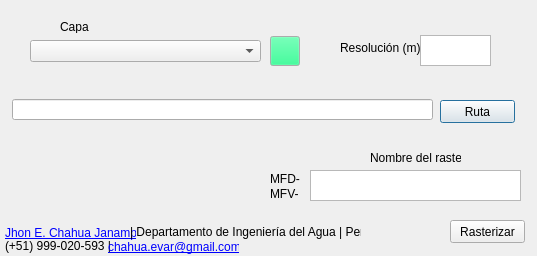
<?xml version="1.0" encoding="UTF-8"?>
<ui version="4.0">
 <class>Infoworks2rasterDialogBase</class>
 <widget class="QDialog" name="Infoworks2rasterDialogBase">
  <property name="enabled">
   <bool>true</bool>
  </property>
  <property name="geometry">
   <rect>
    <x>0</x>
    <y>0</y>
    <width>537</width>
    <height>256</height>
   </rect>
  </property>
  <property name="sizePolicy">
   <sizepolicy hsizetype="Ignored" vsizetype="Ignored">
    <horstretch>0</horstretch>
    <verstretch>0</verstretch>
   </sizepolicy>
  </property>
  <property name="cursor">
   <cursorShape>ArrowCursor</cursorShape>
  </property>
  <property name="windowTitle">
   <string>Rasterizar resultados Infoworks ICM</string>
  </property>
  <property name="windowIcon">
   <iconset>
    <normaloff>icon.png</normaloff>icon.png</iconset>
  </property>
  <property name="autoFillBackground">
   <bool>true</bool>
  </property>
  <property name="inputMethodHints">
   <set>Qt::ImhHiddenText</set>
  </property>
  <widget class="QComboBox" name="cmbLayers">
   <property name="geometry">
    <rect>
     <x>30</x>
     <y>40</y>
     <width>231</width>
     <height>22</height>
    </rect>
   </property>
  </widget>
  <widget class="QTextEdit" name="Resolucion">
   <property name="geometry">
    <rect>
     <x>420</x>
     <y>35</y>
     <width>71</width>
     <height>31</height>
    </rect>
   </property>
  </widget>
  <widget class="QTextEdit" name="Nombre">
   <property name="geometry">
    <rect>
     <x>310</x>
     <y>170</y>
     <width>211</width>
     <height>31</height>
    </rect>
   </property>
  </widget>
  <widget class="QPushButton" name="btnRuta">
   <property name="geometry">
    <rect>
     <x>440</x>
     <y>100</y>
     <width>75</width>
     <height>23</height>
    </rect>
   </property>
   <property name="text">
    <string>Ruta</string>
   </property>
  </widget>
  <widget class="QLabel" name="label">
   <property name="geometry">
    <rect>
     <x>60</x>
     <y>20</y>
     <width>47</width>
     <height>13</height>
    </rect>
   </property>
   <property name="text">
    <string>Capa</string>
   </property>
  </widget>
  <widget class="QLabel" name="label_2">
   <property name="geometry">
    <rect>
     <x>340</x>
     <y>40</y>
     <width>81</width>
     <height>16</height>
    </rect>
   </property>
   <property name="text">
    <string>Resolución (m):</string>
   </property>
  </widget>
  <widget class="QLabel" name="label_3">
   <property name="geometry">
    <rect>
     <x>370</x>
     <y>150</y>
     <width>91</width>
     <height>16</height>
    </rect>
   </property>
   <property name="text">
    <string>Nombre del raster</string>
   </property>
  </widget>
  <widget class="QLabel" name="label_4">
   <property name="geometry">
    <rect>
     <x>270</x>
     <y>168</y>
     <width>31</width>
     <height>21</height>
    </rect>
   </property>
   <property name="text">
    <string>MFD-</string>
   </property>
  </widget>
  <widget class="QLabel" name="label_5">
   <property name="geometry">
    <rect>
     <x>270</x>
     <y>183</y>
     <width>31</width>
     <height>21</height>
    </rect>
   </property>
   <property name="text">
    <string>MFV-</string>
   </property>
  </widget>
  <widget class="QPushButton" name="btnRasterizar">
   <property name="geometry">
    <rect>
     <x>450</x>
     <y>220</y>
     <width>75</width>
     <height>23</height>
    </rect>
   </property>
   <property name="text">
    <string>Rasterizar</string>
   </property>
  </widget>
  <widget class="QLabel" name="label_6">
   <property name="geometry">
    <rect>
     <x>5</x>
     <y>150</y>
     <width>71</width>
     <height>71</height>
    </rect>
   </property>
   <property name="autoFillBackground">
    <bool>true</bool>
   </property>
   <property name="text">
    <string/>
   </property>
   <property name="pixmap">
    <pixmap>log_typsa.jpg</pixmap>
   </property>
   <property name="scaledContents">
    <bool>true</bool>
   </property>
   <property name="wordWrap">
    <bool>true</bool>
   </property>
  </widget>
  <widget class="QLabel" name="label_7">
   <property name="geometry">
    <rect>
     <x>5</x>
     <y>225</y>
     <width>131</width>
     <height>16</height>
    </rect>
   </property>
   <property name="font">
    <font>
     <weight>50</weight>
     <bold>false</bold>
    </font>
   </property>
   <property name="text">
    <string>&lt;html&gt;&lt;head/&gt;&lt;body&gt;&lt;p&gt;&lt;a href=&quot;https://wa.me/51999020593&quot;&gt;&lt;span style=&quot; color:#0000ff;&quot;&gt;Jhon E. Chahua Janampa&lt;/span&gt;&lt;/a&gt;&lt;/p&gt;&lt;/body&gt;&lt;/html&gt;</string>
   </property>
   <property name="openExternalLinks">
    <bool>true</bool>
   </property>
  </widget>
  <widget class="QLabel" name="label_8">
   <property name="geometry">
    <rect>
     <x>5</x>
     <y>238</y>
     <width>111</width>
     <height>16</height>
    </rect>
   </property>
   <property name="font">
    <font>
     <weight>50</weight>
     <bold>false</bold>
    </font>
   </property>
   <property name="text">
    <string>(+51) 999-020-593 | </string>
   </property>
  </widget>
  <widget class="QLabel" name="label_9">
   <property name="geometry">
    <rect>
     <x>108</x>
     <y>239</y>
     <width>131</width>
     <height>16</height>
    </rect>
   </property>
   <property name="font">
    <font>
     <weight>50</weight>
     <bold>false</bold>
    </font>
   </property>
   <property name="text">
    <string>&lt;a href=&quot;mailto:chahua.evar@gmail.com&quot;&gt;chahua.evar@gmail.com&lt;/a&gt;</string>
   </property>
   <property name="openExternalLinks">
    <bool>true</bool>
   </property>
  </widget>
  <widget class="QLabel" name="label_10">
   <property name="geometry">
    <rect>
     <x>130</x>
     <y>224</y>
     <width>231</width>
     <height>16</height>
    </rect>
   </property>
   <property name="font">
    <font>
     <weight>50</weight>
     <bold>false</bold>
    </font>
   </property>
   <property name="text">
    <string>| Departamento de Ingeniería del Agua | Perú</string>
   </property>
  </widget>
  <widget class="QLineEdit" name="leRuta">
   <property name="geometry">
    <rect>
     <x>12</x>
     <y>99</y>
     <width>421</width>
     <height>21</height>
    </rect>
   </property>
   <property name="text">
    <string/>
   </property>
  </widget>
  <widget class="QPushButton" name="btnActualizar">
   <property name="geometry">
    <rect>
     <x>270</x>
     <y>36</y>
     <width>30</width>
     <height>30</height>
    </rect>
   </property>
   <property name="palette">
    <palette>
     <active>
      <colorrole role="Button">
       <brush brushstyle="SolidPattern">
        <color alpha="255">
         <red>0</red>
         <green>255</green>
         <blue>127</blue>
        </color>
       </brush>
      </colorrole>
     </active>
     <inactive>
      <colorrole role="Button">
       <brush brushstyle="SolidPattern">
        <color alpha="255">
         <red>0</red>
         <green>255</green>
         <blue>127</blue>
        </color>
       </brush>
      </colorrole>
     </inactive>
     <disabled>
      <colorrole role="Button">
       <brush brushstyle="SolidPattern">
        <color alpha="255">
         <red>0</red>
         <green>255</green>
         <blue>127</blue>
        </color>
       </brush>
      </colorrole>
     </disabled>
    </palette>
   </property>
   <property name="toolTip">
    <string/>
   </property>
   <property name="accessibleName">
    <string/>
   </property>
   <property name="text">
    <string/>
   </property>
   <property name="icon">
    <iconset>
     <normaloff>update.png</normaloff>update.png</iconset>
   </property>
   <property name="iconSize">
    <size>
     <width>30</width>
     <height>30</height>
    </size>
   </property>
  </widget>
 </widget>
 <resources/>
 <connections/>
</ui>
